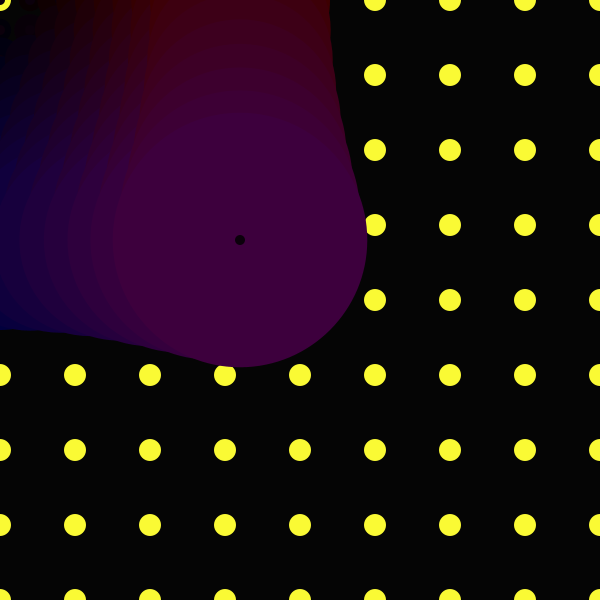
Frame 1 (no input)
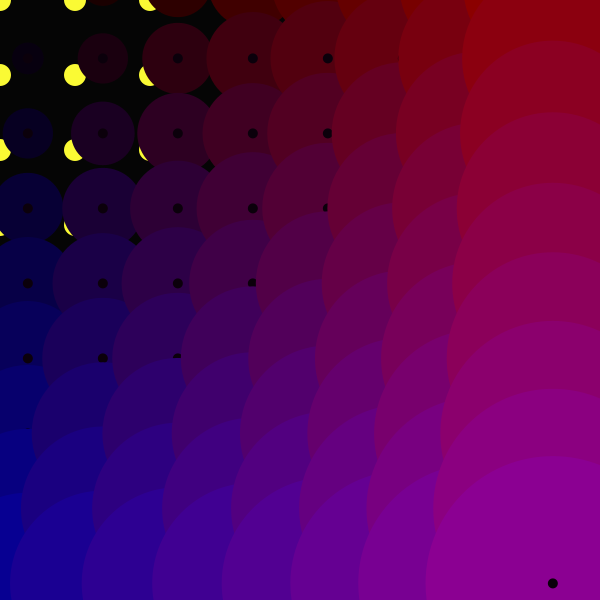
Frame 60 (the mouse pressed at the canvas centre just before this capture)
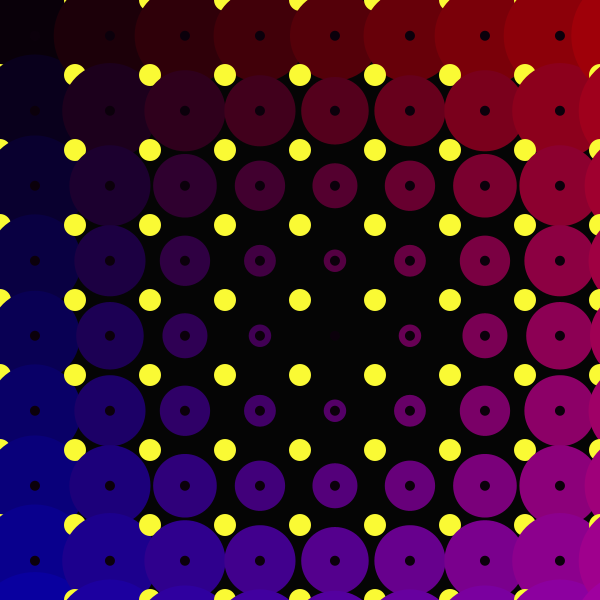
Frame 120 (the mouse held since frame 60 and released just before this capture)

The Processing sketch that drew these frames (run headless with seeded random() and noise(); from frame 60 on, the mouse is pressed at the canvas centre):

// Processing sketch: lynchc0
// ── lynchc0.pde
//Expresión digital II - Diseño Digital - UDD- 2017.
//Ricardo Vidal Lynch.
//lynchc0.
/* El programa genera una grilla estática de elipses al fondo, y una grilla de ellipses
 que orbitan a las anteriores. Estas elipses cambian de tamaño dependiendo de la distancia
 de su centro al lugar donde se encuentra el mouse. Una tercera ellipse, al interior de
 las anteriores, genera un efecto de vacío de estas, y su tamaño se puede controlar mediante 
 las teclas 'a' y 's'.
 */


Orbita[] o = new Orbita[81]; // Clase Orbita, ellipse orbitando el fondo.
float tamN = 10; //Tamaño elipse vacío.

void setup() {
  size(600, 600);

  for (int i = 0; i < 9; i++) {  // Inicializadores de objetos de Orbita.
    for (int j = 0; j < 9; j++) {
      int total = j + i * 9;
      float px = i * 30;
      float py = j * 30;
      float posX = width/8*i;
      float posY = height/8*j;
      o[total] = new Orbita(px, py, posX, posY); // Creación de todos los objetos mediante un Array.
    }
  }
}

void draw() {
  background(5);
  noStroke();

  for (int i = 0; i < o.length; i++) {  // Creación de objetos de clase Orbita.
    o[i].displayOrbita();
    o[i].moveOrbita(); // Funciones al interior de la clase, pueden ser llamadas con un '.'.
  }
}

void keyPressed() { // Funciones de teclado.
  if (key =='a') {
    if (tamN<90) {
      tamN +=10;
    }
  }
  if (key =='s') {
    if (tamN >0) {
      tamN -=10;
    }
  }
}
// ── Orbita.pde
class Orbita {

  float px, py, posX, posY, a, velX, velY; // Variables de la clase.
  float r = 50; // Radio de amplitud de las orbitas.

  Orbita(float px, float py, float posX, float posY) { // Constructor de Orbita.
    this.px = px;
    this.py = py;
    this.posX = posX;
    this.posY = posY; // Esta conversion nos permite utilizar valores que vienen de afuera como si fueran locales.
  }

  void displayOrbita() { // Acá se dibujan los distintos elipses.
    noStroke();

    fill(250, 250, 52);
    ellipse(posX, posY, 22, 22); //Elipse del fondo.

    float d = dist(mouseX, mouseY, posX, posY);
    float dMap = map(d, 0, 100, 0, 15);  // Estas funciones calculan la distancia desde cada elipse hasta el mouse.
    fill((px/4)+1, 0, (py/4)+1);
    ellipse(px, py, dMap*2, dMap*2); // Elipse orbital.

    fill(11,0,11);  // Elipse vacío.
    ellipse(px, py, tamN, tamN);
  }

  void moveOrbita() { // Esta función mueve los elipses en una orbota alrededor del elipse del fondo.
    velX = .06;
    px = r * cos(a) + (posX);  
    py = r * sin(a) + (posY); // Movimiento no lineal.
    a += velX; 
  }
}
